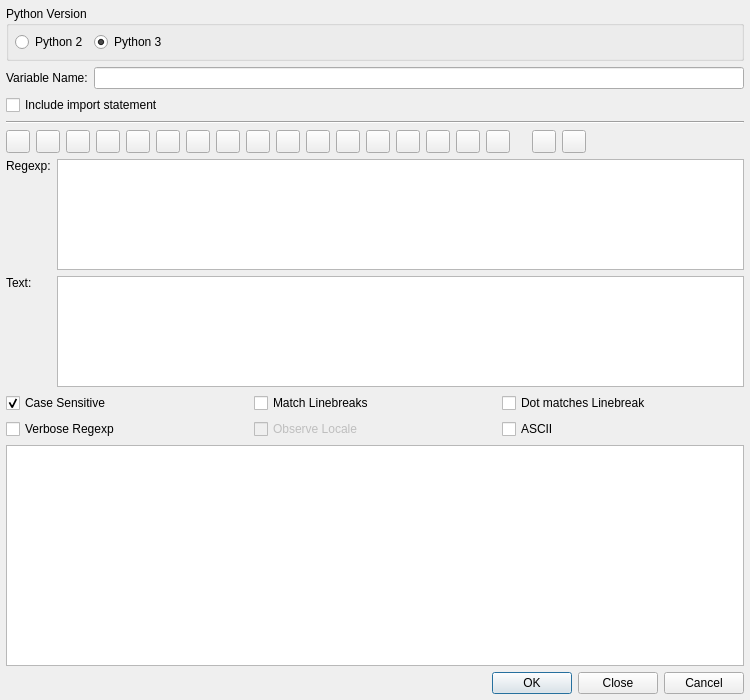
<?xml version="1.0" encoding="UTF-8"?>
<ui version="4.0">
 <class>PyRegExpWizardDialog</class>
 <widget class="QWidget" name="PyRegExpWizardDialog">
  <property name="geometry">
   <rect>
    <x>0</x>
    <y>0</y>
    <width>750</width>
    <height>700</height>
   </rect>
  </property>
  <property name="windowTitle">
   <string>Python re Wizard</string>
  </property>
  <property name="sizeGripEnabled" stdset="0">
   <bool>true</bool>
  </property>
  <layout class="QVBoxLayout" name="verticalLayout">
   <item>
    <widget class="QGroupBox" name="versionGroup">
     <property name="title">
      <string>Python Version</string>
     </property>
     <layout class="QHBoxLayout" name="horizontalLayout">
      <item>
       <widget class="QRadioButton" name="py2Button">
        <property name="statusTip">
         <string/>
        </property>
        <property name="text">
         <string>Python 2</string>
        </property>
        <property name="checked">
         <bool>false</bool>
        </property>
       </widget>
      </item>
      <item>
       <widget class="QRadioButton" name="py3Button">
        <property name="text">
         <string>Python 3</string>
        </property>
        <property name="checked">
         <bool>true</bool>
        </property>
       </widget>
      </item>
      <item>
       <spacer name="horizontalSpacer">
        <property name="orientation">
         <enum>Qt::Horizontal</enum>
        </property>
        <property name="sizeHint" stdset="0">
         <size>
          <width>535</width>
          <height>20</height>
         </size>
        </property>
       </spacer>
      </item>
     </layout>
    </widget>
   </item>
   <item>
    <layout class="QHBoxLayout">
     <item>
      <widget class="QLabel" name="variableLabel">
       <property name="text">
        <string>Variable Name:</string>
       </property>
      </widget>
     </item>
     <item>
      <widget class="QLineEdit" name="variableLineEdit"/>
     </item>
    </layout>
   </item>
   <item>
    <widget class="QCheckBox" name="importCheckBox">
     <property name="text">
      <string>Include import statement</string>
     </property>
    </widget>
   </item>
   <item>
    <widget class="Line" name="variableLine">
     <property name="frameShape">
      <enum>QFrame::HLine</enum>
     </property>
     <property name="frameShadow">
      <enum>QFrame::Sunken</enum>
     </property>
     <property name="orientation">
      <enum>Qt::Horizontal</enum>
     </property>
    </widget>
   </item>
   <item>
    <layout class="QHBoxLayout">
     <item>
      <widget class="QToolButton" name="commentButton">
       <property name="toolTip">
        <string>&lt;b&gt;Comment: (?#)&lt;/b&gt;
&lt;p&gt;Insert some comment inside your regexp.&lt;/p&gt;</string>
       </property>
       <property name="whatsThis">
        <string>&lt;b&gt;Comment: (?#)&lt;/b&gt;
&lt;p&gt;Insert some comment inside your regexp.The regex engine ignores everything after the (?# until the first closing round bracket. 
The following example could clarify the regexp which match a valid date: &lt;/p&gt;
&lt;p&gt;(?#year)(19|20)\d\d[- /.](?#month)(0[1-9]|1[012])[- /.](?#day)(0[1-9]|[12][0-9]|3[01])&lt;/p&gt;</string>
       </property>
      </widget>
     </item>
     <item>
      <widget class="QToolButton" name="charButton">
       <property name="toolTip">
        <string>&lt;b&gt;Single character of a range (e.g. [abcd])&lt;/b&gt;&lt;p&gt;Select a single character of a range via a specific dialog.&lt;/p&gt;</string>
       </property>
       <property name="whatsThis">
        <string>&lt;b&gt;Single character of a range (e.g. [abcd])&lt;/b&gt;&lt;p&gt;Select a single character of a range via a specific dialog. This dialog will help to edit the range of characters and add some specific conditions.&lt;/p&gt;s</string>
       </property>
      </widget>
     </item>
     <item>
      <widget class="QToolButton" name="anycharButton">
       <property name="toolTip">
        <string>&lt;b&gt;Any character: '.'&lt;/b&gt;
&lt;p&gt;Select to insert a dot (.) in your regexp.&lt;/p&gt;</string>
       </property>
       <property name="whatsThis">
        <string>&lt;b&gt;Any character: '.'&lt;/b&gt;
&lt;p&gt;Select to insert a dot (.) in your regexp. The dot matches a single character, except line break characters (by default). 
E.g. 'gr.y' matches 'gray', 'grey', 'gr%y', etc. Use the dot sparingly. Often, a character class or negated
character class is faster and more precise.&lt;/p&gt;</string>
       </property>
      </widget>
     </item>
     <item>
      <widget class="QToolButton" name="repeatButton">
       <property name="toolTip">
        <string>&lt;b&gt;Repeat contents&lt;/b&gt;
&lt;p&gt;Select a repetition condition via a specific dialog. This dialog will help to specify the allowed range for repetitions.&lt;/p&gt;</string>
       </property>
       <property name="whatsThis">
        <string>&lt;b&gt;Repeat contents&lt;/b&gt;
&lt;p&gt;Select a repetition condition via a specific dialog. This dialog will help to specify the allowed range for repetitions.&lt;/p&gt;</string>
       </property>
      </widget>
     </item>
     <item>
      <widget class="QToolButton" name="nonGroupButton">
       <property name="toolTip">
        <string>&lt;b&gt;Non capturing parentheses: (?:)&lt;/b&gt;
&lt;p&gt;Select to insert some non capturing brackets.&lt;/p&gt;</string>
       </property>
       <property name="whatsThis">
        <string>&lt;b&gt;Non capturing parentheses: (?:)&lt;/b&gt;
&lt;p&gt;Select to insert some non capturing brackets. It can be used to apply a regexp quantifier (eg. '?' or '+') to the entire
group of characters inside the brakets. E.g. the regex 'Set(?:Value)?' matches 'Set' or 'SetValue'. The '?:' inside the brakets
means that the content of the match (called the backreference) is not stored for further use.&lt;/p&gt;</string>
       </property>
      </widget>
     </item>
     <item>
      <widget class="QToolButton" name="groupButton">
       <property name="toolTip">
        <string>&lt;b&gt;Group: ()&lt;/b&gt;
&lt;p&gt;Select to insert some capturing brackets.&lt;/p&gt;</string>
       </property>
       <property name="whatsThis">
        <string>&lt;b&gt;Group: ()&lt;/b&gt;
&lt;p&gt;Select to insert some capturing brackets. They can be used to apply a regexp quantifier (e.g. '?' or '+') to the entire group of 
characters inside the brakets. E.g. the regex 'Set(Value)?' matches 'Set' or 'SetValue'. Contrary to non-capturing parentheses, 
the backreference matched inside the brakets is stored for further use (i.e. 'Value' in the second example above). 
One can access the backereference with the '\1' expression. &lt;/p&gt;
&lt;p&gt;E.g. '([a-c])x\1x\1' will match 'axaxa', 'bxbxb' and 'cxcxc'.&lt;/p&gt;</string>
       </property>
      </widget>
     </item>
     <item>
      <widget class="QToolButton" name="namedGroupButton">
       <property name="toolTip">
        <string>&lt;b&gt;Named group: (?P&amp;lt;&lt;i&gt;groupname&lt;/i&gt;&amp;gt;)&lt;/b&gt;
&lt;p&gt;Select to insert some named group brackets.&lt;/p&gt;</string>
       </property>
       <property name="whatsThis">
        <string>&lt;b&gt;Named group: (?P&amp;lt;&lt;i&gt;groupname&lt;/i&gt;&amp;gt;)&lt;/b&gt;
&lt;p&gt;Select to insert some named group brackets. Usage is similar to standard group parentheses as the matched 
backreference is also stored for further usage. The difference is that a name is given to the match. This is useful when 
the work to do on the match becomes a bit complicated. One can access the backreference via the group name (i.e (?P=&lt;i&gt;groupname&lt;/i&gt;)).
E.g. (?P&lt;foo&gt;[abc])x(?P=foo)x(?P=foo)x matches 'axaxax','bxbxbx' or 'cxcxcx' ('foo' is the group name)&lt;/p&gt;</string>
       </property>
      </widget>
     </item>
     <item>
      <widget class="QToolButton" name="namedReferenceButton">
       <property name="toolTip">
        <string>&lt;b&gt;Reference named group: (?P=&lt;i&gt;groupname&lt;/i&gt;)&lt;/b&gt;
&lt;p&gt;Select to insert a reference to named group previously declared.&lt;/p&gt;</string>
       </property>
       <property name="whatsThis">
        <string>&lt;b&gt;Reference named group: (?P=&lt;i&gt;groupname&lt;/i&gt;)&lt;/b&gt;
&lt;p&gt;Select to insert a reference to named group previously declared. Each reference group refers to the match
 found by the corresponding named group. In the following example, (?P=foo) may refer to the charaters 'a','b' or 'c'.&lt;/p&gt;
&lt;p&gt;E.g. (?P&lt;foo&gt;[abc])x(?P=foo)x(?P=foo)x matches 'axaxax','bxbxbx' or 'cxcxcx'.&lt;/p&gt;</string>
       </property>
      </widget>
     </item>
     <item>
      <widget class="QToolButton" name="altnButton">
       <property name="toolTip">
        <string>&lt;b&gt;Alternatives: '|'&lt;/b&gt;
&lt;p&gt;Select to insert the alternation symbol '|'. &lt;/p&gt;</string>
       </property>
       <property name="whatsThis">
        <string>&lt;b&gt;Alternatives: '|'&lt;/b&gt;
&lt;p&gt;Select to insert the alternation symbol '|'. The alternation is used to match a single regular expression out of 
several possible regular expressions. E.g. 'cat|dog|mouse|fish' matches words containing the word 'cat', 'dog','mouse' or 'fish'.
Be aware that in the above example, the alternatives refer to whole or part of words. If you want to match exactly the
 words 'cat', 'dog', ... you should express the fact that you only want to match complete words: '\b(cat|dog|mouse|fish)\b'&lt;/p&gt;</string>
       </property>
      </widget>
     </item>
     <item>
      <widget class="QToolButton" name="beglineButton">
       <property name="toolTip">
        <string>&lt;b&gt;Begin of line: '^'&lt;/b&gt;
&lt;p&gt;Select to insert the start line character (^).&lt;/p&gt;</string>
       </property>
       <property name="whatsThis">
        <string>&lt;b&gt;Begin of line: '^'&lt;/b&gt;
&lt;p&gt;Select to insert the start line character (^). It is used to find some expressions at the begining of lines.
E.g. '^[A-Z]' match lines starting with a capitalized character. &lt;/p&gt;</string>
       </property>
      </widget>
     </item>
     <item>
      <widget class="QToolButton" name="endlineButton">
       <property name="toolTip">
        <string>&lt;b&gt;End of line: '$'&lt;/b&gt;
&lt;p&gt;Select to insert the end of line character ($).&lt;/p&gt;</string>
       </property>
       <property name="whatsThis">
        <string>&lt;b&gt;End of line: '$'&lt;/b&gt;
&lt;p&gt;Select to insert the end of line character ($). It is used to find some expressions at the end of lines.&lt;/p&gt;</string>
       </property>
      </widget>
     </item>
     <item>
      <widget class="QToolButton" name="wordboundButton">
       <property name="toolTip">
        <string>&lt;b&gt;Word boundary&lt;/b&gt;
&lt;p&gt;Select to insert the word boudary character (\b).&lt;/p&gt;</string>
       </property>
       <property name="whatsThis">
        <string>&lt;b&gt;Word boundary&lt;/b&gt;
&lt;p&gt;Select to insert the word boudary character (\b). This character is used to express the fact that word 
must begin or end at this position. E.g. '\bcat\b' matches exactly the word 'cat' while 'concatenation' is ignored.&lt;/p&gt;</string>
       </property>
      </widget>
     </item>
     <item>
      <widget class="QToolButton" name="nonwordboundButton">
       <property name="toolTip">
        <string>&lt;b&gt;Non word boundary&lt;/b&gt;
&lt;p&gt;Select to insert the word boudary character (\B). \B is the negated version of \b.&lt;/p&gt;</string>
       </property>
       <property name="whatsThis">
        <string>&lt;b&gt;Non word boundary&lt;/b&gt;
&lt;p&gt;Select to insert the word boudary character (\B). \B is the negated version of \b. \B matches at every position where \b 
does not. Effectively, \B matches at any position between two word characters as well as at any position between two non-word characters.&lt;/p&gt;</string>
       </property>
      </widget>
     </item>
     <item>
      <widget class="QToolButton" name="poslookaheadButton">
       <property name="toolTip">
        <string>&lt;b&gt;Positive lookahead: (?=&lt;i&gt;regexpr&lt;/i&gt;)&lt;/b&gt;
&lt;p&gt;Select to insert the positive lookhead brackets.&lt;/p&gt;</string>
       </property>
       <property name="whatsThis">
        <string>&lt;b&gt;Positive lookahead: (?=&lt;i&gt;regexpr&lt;/i&gt;)&lt;/b&gt;
&lt;p&gt;Select to insert the positive lookhead brackets. Basically, positive lookhead is used to match a character only if followed by another one.
Writting 'q(?=u)' means that you want to match the 'q' character only if it is followed by 'u'. In this statement 'u' is a trivial 
regexp which may be replaced by a more complex expression; q(?=[abc])' will match a 'q' if followed by either 'a', 'b' or 'c'.&lt;/p&gt;</string>
       </property>
      </widget>
     </item>
     <item>
      <widget class="QToolButton" name="neglookaheadButton">
       <property name="toolTip">
        <string>&lt;b&gt;Negative lookahead: (?!&lt;i&gt;regexpr&lt;/i&gt;)&lt;/b&gt;
&lt;p&gt;Select to insert the negative lookhead brackets.&lt;/p&gt;</string>
       </property>
       <property name="whatsThis">
        <string>&lt;b&gt;Negative lookahead: (?!&lt;i&gt;regexpr&lt;/i&gt;)&lt;/b&gt;
&lt;p&gt;Select to insert the negative lookhead brackets. Basically, negative lookhead is used to match a character only if it is not
followed by a another one. Writting 'q(?!u)' means that you want to match 'q' only if it is not followed by 'u'. In this statement, 'u' is a
trivial regexp which may be replaced by a more complex expression; 'q(?![abc])' will match a 'q' if it is followed by anything else than 'a', 'b' or 'c'.&lt;/p&gt;</string>
       </property>
      </widget>
     </item>
     <item>
      <widget class="QToolButton" name="poslookbehindButton">
       <property name="toolTip">
        <string>&lt;b&gt;Positive lookbehind: (?&amp;lt;=&lt;i&gt;regexpr&lt;/i&gt;)&lt;/b&gt;
&lt;p&gt;Select to insert the positive lookbehind brackets.&lt;/p&gt;</string>
       </property>
       <property name="whatsThis">
        <string>&lt;b&gt;Positive lookbehind: (?&amp;lt;=&lt;i&gt;regexpr&lt;/i&gt;)&lt;/b&gt;
&lt;p&gt;Select to insert the positive lookbehind brackets. Lookbehind has the same effect as lookahead, but works backwards. 
It is used to match a character only if preceded by another one. Writting '(?&amp;lt;=u)q' means that you want to match the 'q' character 
only if it is preceded by 'u'. As with lookhead, 'u' may be replaced by a more complex expression; '(?&amp;lt;=[abc])q' will match a 'q' if preceded by either 'a', 'b' or 'c'.&lt;/p&gt;</string>
       </property>
      </widget>
     </item>
     <item>
      <widget class="QToolButton" name="neglookbehindButton">
       <property name="toolTip">
        <string>&lt;b&gt;Negative lookbehind (?&amp;lt;!&lt;i&gt;regexpr&lt;/i&gt;)&lt;/b&gt;
&lt;p&gt;Select to insert the negative lookbehind brackets.&lt;/p&gt;</string>
       </property>
       <property name="whatsThis">
        <string>&lt;b&gt;Negative lookbehind (?&amp;lt;!&lt;i&gt;regexpr&lt;/i&gt;)&lt;/b&gt;
&lt;p&gt;Select to insert the negative lookbehind brackets. Lookbehind has the same effect as lookahead, 
but works backwards. It is used to match a character only if not preceded by another one. Writting '(?&amp;lt;!u)q' means that you want to match the 'q' 
character only if it is not preceded by 'u'. As other lookaround, 'u' may be replaced by a more complex 
expression; '(?&amp;lt;![abc])q' will match a 'q' only if not preceded by either 'a', 'b' nor 'c'.&lt;/p&gt;</string>
       </property>
      </widget>
     </item>
     <item>
      <spacer>
       <property name="orientation">
        <enum>Qt::Horizontal</enum>
       </property>
       <property name="sizeType">
        <enum>QSizePolicy::Fixed</enum>
       </property>
       <property name="sizeHint" stdset="0">
        <size>
         <width>16</width>
         <height>20</height>
        </size>
       </property>
      </spacer>
     </item>
     <item>
      <widget class="QToolButton" name="undoButton">
       <property name="toolTip">
        <string>&lt;b&gt;Undo last edit&lt;/b&gt;</string>
       </property>
      </widget>
     </item>
     <item>
      <widget class="QToolButton" name="redoButton">
       <property name="toolTip">
        <string>&lt;b&gt;Redo last edit&lt;/b&gt;</string>
       </property>
      </widget>
     </item>
     <item>
      <spacer>
       <property name="orientation">
        <enum>Qt::Horizontal</enum>
       </property>
       <property name="sizeType">
        <enum>QSizePolicy::Expanding</enum>
       </property>
       <property name="sizeHint" stdset="0">
        <size>
         <width>20</width>
         <height>20</height>
        </size>
       </property>
      </spacer>
     </item>
    </layout>
   </item>
   <item>
    <layout class="QGridLayout">
     <item row="0" column="0">
      <widget class="QLabel" name="textLabel1">
       <property name="text">
        <string>Regexp:</string>
       </property>
       <property name="alignment">
        <set>Qt::AlignTop</set>
       </property>
      </widget>
     </item>
     <item row="0" column="1">
      <widget class="QTextEdit" name="regexpTextEdit">
       <property name="sizePolicy">
        <sizepolicy hsizetype="Expanding" vsizetype="Expanding">
         <horstretch>0</horstretch>
         <verstretch>1</verstretch>
        </sizepolicy>
       </property>
       <property name="acceptRichText">
        <bool>false</bool>
       </property>
      </widget>
     </item>
     <item row="3" column="0" colspan="2">
      <widget class="QTableWidget" name="resultTable">
       <property name="sizePolicy">
        <sizepolicy hsizetype="Expanding" vsizetype="Expanding">
         <horstretch>0</horstretch>
         <verstretch>2</verstretch>
        </sizepolicy>
       </property>
       <property name="editTriggers">
        <set>QAbstractItemView::NoEditTriggers</set>
       </property>
      </widget>
     </item>
     <item row="2" column="0" colspan="2">
      <layout class="QGridLayout">
       <item row="0" column="1">
        <widget class="QCheckBox" name="multilineCheckBox">
         <property name="toolTip">
          <string>&quot;^&quot; matches beginning of line, &quot;$&quot; matches end of line</string>
         </property>
         <property name="text">
          <string>Match Linebreaks</string>
         </property>
        </widget>
       </item>
       <item row="1" column="2">
        <widget class="QCheckBox" name="unicodeCheckBox">
         <property name="text">
          <string>ASCII</string>
         </property>
        </widget>
       </item>
       <item row="1" column="0">
        <widget class="QCheckBox" name="verboseCheckBox">
         <property name="text">
          <string>Verbose Regexp</string>
         </property>
        </widget>
       </item>
       <item row="0" column="0">
        <widget class="QCheckBox" name="caseSensitiveCheckBox">
         <property name="text">
          <string>Case Sensitive</string>
         </property>
         <property name="checked">
          <bool>true</bool>
         </property>
        </widget>
       </item>
       <item row="1" column="1">
        <widget class="QCheckBox" name="localeCheckBox">
         <property name="enabled">
          <bool>false</bool>
         </property>
         <property name="text">
          <string>Observe Locale</string>
         </property>
        </widget>
       </item>
       <item row="0" column="2">
        <widget class="QCheckBox" name="dotallCheckBox">
         <property name="toolTip">
          <string>&quot;.&quot; matches linebreaks as well</string>
         </property>
         <property name="text">
          <string>Dot matches Linebreak</string>
         </property>
        </widget>
       </item>
      </layout>
     </item>
     <item row="1" column="0">
      <widget class="QLabel" name="textLabel2">
       <property name="text">
        <string>Text:</string>
       </property>
       <property name="alignment">
        <set>Qt::AlignTop</set>
       </property>
      </widget>
     </item>
     <item row="1" column="1">
      <widget class="QTextEdit" name="textTextEdit">
       <property name="sizePolicy">
        <sizepolicy hsizetype="Expanding" vsizetype="Expanding">
         <horstretch>0</horstretch>
         <verstretch>1</verstretch>
        </sizepolicy>
       </property>
       <property name="acceptRichText">
        <bool>false</bool>
       </property>
      </widget>
     </item>
    </layout>
   </item>
   <item>
    <widget class="QDialogButtonBox" name="buttonBox">
     <property name="orientation">
      <enum>Qt::Horizontal</enum>
     </property>
     <property name="standardButtons">
      <set>QDialogButtonBox::Cancel|QDialogButtonBox::Close|QDialogButtonBox::Ok</set>
     </property>
    </widget>
   </item>
  </layout>
 </widget>
 <layoutdefault spacing="6" margin="6"/>
 <pixmapfunction>qPixmapFromMimeSource</pixmapfunction>
 <tabstops>
  <tabstop>py2Button</tabstop>
  <tabstop>py3Button</tabstop>
  <tabstop>variableLineEdit</tabstop>
  <tabstop>importCheckBox</tabstop>
  <tabstop>commentButton</tabstop>
  <tabstop>charButton</tabstop>
  <tabstop>anycharButton</tabstop>
  <tabstop>repeatButton</tabstop>
  <tabstop>nonGroupButton</tabstop>
  <tabstop>groupButton</tabstop>
  <tabstop>namedGroupButton</tabstop>
  <tabstop>namedReferenceButton</tabstop>
  <tabstop>altnButton</tabstop>
  <tabstop>beglineButton</tabstop>
  <tabstop>endlineButton</tabstop>
  <tabstop>wordboundButton</tabstop>
  <tabstop>nonwordboundButton</tabstop>
  <tabstop>poslookaheadButton</tabstop>
  <tabstop>neglookaheadButton</tabstop>
  <tabstop>poslookbehindButton</tabstop>
  <tabstop>neglookbehindButton</tabstop>
  <tabstop>undoButton</tabstop>
  <tabstop>redoButton</tabstop>
  <tabstop>regexpTextEdit</tabstop>
  <tabstop>textTextEdit</tabstop>
  <tabstop>caseSensitiveCheckBox</tabstop>
  <tabstop>verboseCheckBox</tabstop>
  <tabstop>multilineCheckBox</tabstop>
  <tabstop>localeCheckBox</tabstop>
  <tabstop>dotallCheckBox</tabstop>
  <tabstop>unicodeCheckBox</tabstop>
  <tabstop>resultTable</tabstop>
  <tabstop>buttonBox</tabstop>
 </tabstops>
 <resources/>
 <connections/>
</ui>
